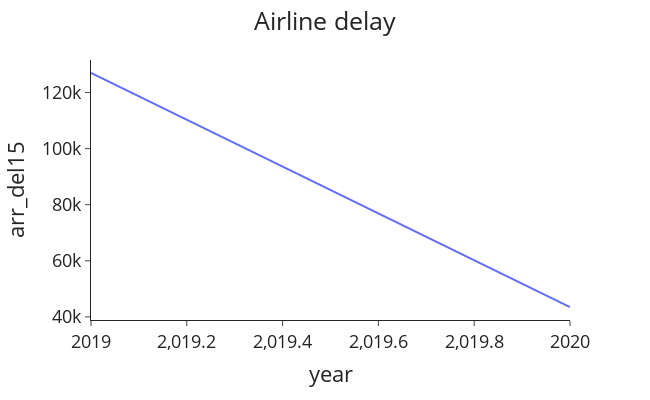

Source (notebook cell):
### Markdown cell above
Y se grafica cómo han cambiado los retrasos a lo largo de los años usando la función `plotting`.

### Code cell
plotting(title="Airline delay", data = df_agrupado, x = 'year',y='arr_del15',x_label='year',y_label='arr_del15')

### Figure 1 — Plotly figure (JSON) as saved in the notebook; plotly's stock layout.template omitted (floating-point values rounded to 4 significant figures)
{"data": [{"hovertemplate": "year=%{x}<br>arr_del15=%{y}<extra></extra>", "legendgroup": "", "line": {"color": "#636efa", "dash": "solid"}, "marker": {"symbol": "circle"}, "mode": "lines", "name": "", "orientation": "v", "showlegend": false, "type": "scatter", "x": [2019, 2020], "xaxis": "x", "y": [126945, 43532], "yaxis": "y"}], "layout": {"font": {"size": 18}, "height": 400, "legend": {"tracegroupgap": 0}, "margin": {"t": 60}, "title": {"text": "Airline delay", "x": 0.5}, "width": 650, "xaxis": {"anchor": "y", "domain": [0, 1], "title": {"text": "year"}}, "yaxis": {"anchor": "x", "domain": [0, 1], "title": {"text": "arr_del15"}}}}
